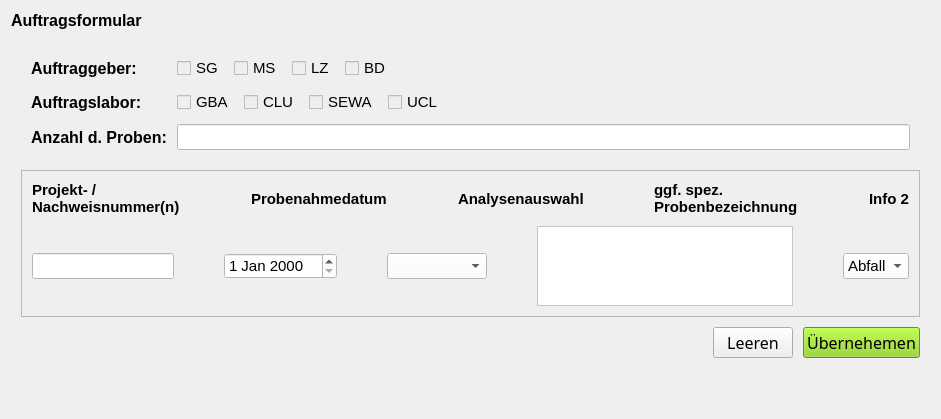
          <widget class="QWidget" name="auftrag_formular">
           <layout class="QVBoxLayout" name="verticalLayout_16">
            <item>
             <widget class="QLabel" name="label_77">
              <property name="font">
               <font>
                <family>Leelawadee UI</family>
                <pointsize>12</pointsize>
                <weight>75</weight>
                <bold>true</bold>
               </font>
              </property>
              <property name="text">
               <string>Auftragsformular</string>
              </property>
             </widget>
            </item>
            <item>
             <widget class="QFrame" name="verticalFrame">
              <property name="styleSheet">
               <string notr="true">background-color: rgb(239, 239, 239);</string>
              </property>
              <layout class="QVBoxLayout" name="verticalLayout_17">
               <property name="spacing">
                <number>10</number>
               </property>
               <property name="leftMargin">
                <number>10</number>
               </property>
               <property name="topMargin">
                <number>10</number>
               </property>
               <property name="rightMargin">
                <number>10</number>
               </property>
               <property name="bottomMargin">
                <number>10</number>
               </property>
               <item>
                <layout class="QFormLayout" name="formLayout_10">
                 <property name="horizontalSpacing">
                  <number>10</number>
                 </property>
                 <property name="verticalSpacing">
                  <number>10</number>
                 </property>
                 <property name="leftMargin">
                  <number>10</number>
                 </property>
                 <property name="topMargin">
                  <number>10</number>
                 </property>
                 <property name="rightMargin">
                  <number>10</number>
                 </property>
                 <property name="bottomMargin">
                  <number>10</number>
                 </property>
                 <item row="0" column="0">
                  <widget class="QLabel" name="label_74">
                   <property name="font">
                    <font>
                     <family>Leelawadee UI</family>
                     <pointsize>12</pointsize>
                     <weight>75</weight>
                     <bold>true</bold>
                    </font>
                   </property>
                   <property name="text">
                    <string>Auftraggeber:</string>
                   </property>
                  </widget>
                 </item>
                 <item row="0" column="1">
                  <layout class="QHBoxLayout" name="horizontalLayout_31">
                   <item>
                    <widget class="QCheckBox" name="checkBox_41">
                     <property name="font">
                      <font>
                       <family>Leelawadee UI</family>
                       <pointsize>11</pointsize>
                      </font>
                     </property>
                     <property name="text">
                      <string>SG</string>
                     </property>
                    </widget>
                   </item>
                   <item>
                    <widget class="QCheckBox" name="checkBox_42">
                     <property name="font">
                      <font>
                       <family>Leelawadee UI</family>
                       <pointsize>11</pointsize>
                      </font>
                     </property>
                     <property name="text">
                      <string>MS</string>
                     </property>
                    </widget>
                   </item>
                   <item>
                    <widget class="QCheckBox" name="checkBox_43">
                     <property name="font">
                      <font>
                       <family>Leelawadee UI</family>
                       <pointsize>11</pointsize>
                      </font>
                     </property>
                     <property name="text">
                      <string>LZ</string>
                     </property>
                    </widget>
                   </item>
                   <item>
                    <widget class="QCheckBox" name="checkBox_29">
                     <property name="font">
                      <font>
                       <family>Leelawadee UI</family>
                       <pointsize>11</pointsize>
                      </font>
                     </property>
                     <property name="text">
                      <string>BD</string>
                     </property>
                    </widget>
                   </item>
                   <item>
                    <spacer name="horizontalSpacer_15">
                     <property name="orientation">
                      <enum>Qt::Horizontal</enum>
                     </property>
                     <property name="sizeHint" stdset="0">
                      <size>
                       <width>40</width>
                       <height>20</height>
                      </size>
                     </property>
                    </spacer>
                   </item>
                  </layout>
                 </item>
                 <item row="1" column="0">
                  <widget class="QLabel" name="label_75">
                   <property name="font">
                    <font>
                     <family>Leelawadee UI</family>
                     <pointsize>12</pointsize>
                     <weight>75</weight>
                     <bold>true</bold>
                    </font>
                   </property>
                   <property name="text">
                    <string>Auftragslabor:</string>
                   </property>
                  </widget>
                 </item>
                 <item row="1" column="1">
                  <layout class="QHBoxLayout" name="horizontalLayout_32">
                   <item>
                    <widget class="QCheckBox" name="checkBox_45">
                     <property name="font">
                      <font>
                       <family>Leelawadee UI</family>
                       <pointsize>11</pointsize>
                      </font>
                     </property>
                     <property name="text">
                      <string>GBA</string>
                     </property>
                    </widget>
                   </item>
                   <item>
                    <widget class="QCheckBox" name="checkBox_46">
                     <property name="font">
                      <font>
                       <family>Leelawadee UI</family>
                       <pointsize>11</pointsize>
                      </font>
                     </property>
                     <property name="text">
                      <string>CLU</string>
                     </property>
                    </widget>
                   </item>
                   <item>
                    <widget class="QCheckBox" name="checkBox_47">
                     <property name="font">
                      <font>
                       <family>Leelawadee UI</family>
                       <pointsize>11</pointsize>
                      </font>
                     </property>
                     <property name="text">
                      <string>SEWA</string>
                     </property>
                    </widget>
                   </item>
                   <item>
                    <widget class="QCheckBox" name="checkBox_48">
                     <property name="font">
                      <font>
                       <family>Leelawadee UI</family>
                       <pointsize>11</pointsize>
                      </font>
                     </property>
                     <property name="text">
                      <string>UCL</string>
                     </property>
                    </widget>
                   </item>
                   <item>
                    <spacer name="horizontalSpacer_16">
                     <property name="orientation">
                      <enum>Qt::Horizontal</enum>
                     </property>
                     <property name="sizeHint" stdset="0">
                      <size>
                       <width>40</width>
                       <height>20</height>
                      </size>
                     </property>
                    </spacer>
                   </item>
                  </layout>
                 </item>
                 <item row="2" column="0">
                  <widget class="QLabel" name="label_76">
                   <property name="font">
                    <font>
                     <family>Leelawadee UI</family>
                     <pointsize>12</pointsize>
                     <weight>75</weight>
                     <bold>true</bold>
                    </font>
                   </property>
                   <property name="text">
                    <string>Anzahl d. Proben:</string>
                   </property>
                  </widget>
                 </item>
                 <item row="2" column="1">
                  <widget class="QLineEdit" name="lineEdit_54">
                   <property name="font">
                    <font>
                     <family>Leelawadee UI</family>
                     <pointsize>11</pointsize>
                    </font>
                   </property>
                   <property name="styleSheet">
                    <string notr="true">background-color: rgb(255, 255, 255);</string>
                   </property>
                  </widget>
                 </item>
                </layout>
               </item>
               <item>
                <widget class="QFrame" name="frame_2">
                 <property name="frameShape">
                  <enum>QFrame::StyledPanel</enum>
                 </property>
                 <property name="frameShadow">
                  <enum>QFrame::Raised</enum>
                 </property>
                 <layout class="QVBoxLayout" name="verticalLayout_18">
                  <property name="spacing">
                   <number>10</number>
                  </property>
                  <property name="leftMargin">
                   <number>10</number>
                  </property>
                  <property name="topMargin">
                   <number>10</number>
                  </property>
                  <property name="rightMargin">
                   <number>10</number>
                  </property>
                  <property name="bottomMargin">
                   <number>10</number>
                  </property>
                  <item>
                   <layout class="QHBoxLayout" name="horizontalLayout_34">
                    <property name="spacing">
                     <number>10</number>
                    </property>
                    <item>
                     <widget class="QLabel" name="label_80">
                      <property name="font">
                       <font>
                        <family>Leelawadee UI</family>
                        <pointsize>11</pointsize>
                        <weight>75</weight>
                        <bold>true</bold>
                       </font>
                      </property>
                      <property name="text">
                       <string>Projekt- / Nachweisnummer(n)</string>
                      </property>
                      <property name="alignment">
                       <set>Qt::AlignLeading|Qt::AlignLeft|Qt::AlignVCenter</set>
                      </property>
                      <property name="wordWrap">
                       <bool>true</bool>
                      </property>
                     </widget>
                    </item>
                    <item>
                     <spacer name="horizontalSpacer_6">
                      <property name="orientation">
                       <enum>Qt::Horizontal</enum>
                      </property>
                      <property name="sizeHint" stdset="0">
                       <size>
                        <width>40</width>
                        <height>20</height>
                       </size>
                      </property>
                     </spacer>
                    </item>
                    <item>
                     <widget class="QLabel" name="label_79">
                      <property name="font">
                       <font>
                        <family>Leelawadee UI</family>
                        <pointsize>11</pointsize>
                        <weight>75</weight>
                        <bold>true</bold>
                       </font>
                      </property>
                      <property name="text">
                       <string>Probenahmedatum</string>
                      </property>
                      <property name="alignment">
                       <set>Qt::AlignLeading|Qt::AlignLeft|Qt::AlignVCenter</set>
                      </property>
                      <property name="wordWrap">
                       <bool>true</bool>
                      </property>
                     </widget>
                    </item>
                    <item>
                     <spacer name="horizontalSpacer_7">
                      <property name="orientation">
                       <enum>Qt::Horizontal</enum>
                      </property>
                      <property name="sizeHint" stdset="0">
                       <size>
                        <width>40</width>
                        <height>20</height>
                       </size>
                      </property>
                     </spacer>
                    </item>
                    <item>
                     <widget class="QLabel" name="label_78">
                      <property name="font">
                       <font>
                        <family>Leelawadee UI</family>
                        <pointsize>11</pointsize>
                        <weight>75</weight>
                        <bold>true</bold>
                       </font>
                      </property>
                      <property name="text">
                       <string>Analysenauswahl</string>
                      </property>
                      <property name="alignment">
                       <set>Qt::AlignLeading|Qt::AlignLeft|Qt::AlignVCenter</set>
                      </property>
                      <property name="wordWrap">
                       <bool>true</bool>
                      </property>
                     </widget>
                    </item>
                    <item>
                     <spacer name="horizontalSpacer_8">
                      <property name="orientation">
                       <enum>Qt::Horizontal</enum>
                      </property>
                      <property name="sizeHint" stdset="0">
                       <size>
                        <width>40</width>
                        <height>20</height>
                       </size>
                      </property>
                     </spacer>
                    </item>
                    <item>
                     <widget class="QLabel" name="label_82">
                      <property name="font">
                       <font>
                        <family>Leelawadee UI</family>
                        <pointsize>11</pointsize>
                        <weight>75</weight>
                        <bold>true</bold>
                       </font>
                      </property>
                      <property name="text">
                       <string>ggf. spez. Probenbezeichnung</string>
                      </property>
                      <property name="alignment">
                       <set>Qt::AlignLeading|Qt::AlignLeft|Qt::AlignVCenter</set>
                      </property>
                      <property name="wordWrap">
                       <bool>true</bool>
                      </property>
                     </widget>
                    </item>
                    <item>
                     <spacer name="horizontalSpacer_9">
                      <property name="orientation">
                       <enum>Qt::Horizontal</enum>
                      </property>
                      <property name="sizeHint" stdset="0">
                       <size>
                        <width>40</width>
                        <height>20</height>
                       </size>
                      </property>
                     </spacer>
                    </item>
                    <item>
                     <widget class="QLabel" name="label_81">
                      <property name="font">
                       <font>
                        <family>Leelawadee UI</family>
                        <pointsize>11</pointsize>
                        <weight>75</weight>
                        <bold>true</bold>
                       </font>
                      </property>
                      <property name="text">
                       <string>Info 2</string>
                      </property>
                      <property name="alignment">
                       <set>Qt::AlignLeading|Qt::AlignLeft|Qt::AlignVCenter</set>
                      </property>
                      <property name="wordWrap">
                       <bool>true</bool>
                      </property>
                     </widget>
                    </item>
                   </layout>
                  </item>
                  <item>
                   <layout class="QHBoxLayout" name="horizontalLayout_35">
                    <property name="spacing">
                     <number>10</number>
                    </property>
                    <item>
                     <widget class="QLineEdit" name="lineEdit_55">
                      <property name="sizePolicy">
                       <sizepolicy hsizetype="Fixed" vsizetype="Fixed">
                        <horstretch>0</horstretch>
                        <verstretch>0</verstretch>
                       </sizepolicy>
                      </property>
                      <property name="font">
                       <font>
                        <family>Leelawadee UI</family>
                        <pointsize>11</pointsize>
                       </font>
                      </property>
                      <property name="styleSheet">
                       <string notr="true">background-color: rgb(255, 255, 255);</string>
                      </property>
                     </widget>
                    </item>
                    <item>
                     <spacer name="horizontalSpacer_10">
                      <property name="orientation">
                       <enum>Qt::Horizontal</enum>
                      </property>
                      <property name="sizeHint" stdset="0">
                       <size>
                        <width>40</width>
                        <height>20</height>
                       </size>
                      </property>
                     </spacer>
                    </item>
                    <item>
                     <widget class="QDateEdit" name="dateEdit_6">
                      <property name="font">
                       <font>
                        <family>Leelawadee UI</family>
                        <pointsize>11</pointsize>
                       </font>
                      </property>
                      <property name="styleSheet">
                       <string notr="true">background-color: rgb(255, 255, 255);</string>
                      </property>
                     </widget>
                    </item>
                    <item>
                     <spacer name="horizontalSpacer_11">
                      <property name="orientation">
                       <enum>Qt::Horizontal</enum>
                      </property>
                      <property name="sizeHint" stdset="0">
                       <size>
                        <width>40</width>
                        <height>20</height>
                       </size>
                      </property>
                     </spacer>
                    </item>
                    <item>
                     <widget class="QComboBox" name="comboBox">
                      <property name="minimumSize">
                       <size>
                        <width>100</width>
                        <height>0</height>
                       </size>
                      </property>
                      <property name="font">
                       <font>
                        <family>Leelawadee UI</family>
                        <pointsize>11</pointsize>
                       </font>
                      </property>
                      <property name="styleSheet">
                       <string notr="true">background-color: rgb(255, 255, 255);</string>
                      </property>
                     </widget>
                    </item>
                    <item>
                     <spacer name="horizontalSpacer_12">
                      <property name="orientation">
                       <enum>Qt::Horizontal</enum>
                      </property>
                      <property name="sizeHint" stdset="0">
                       <size>
                        <width>40</width>
                        <height>20</height>
                       </size>
                      </property>
                     </spacer>
                    </item>
                    <item>
                     <widget class="QTextEdit" name="textEdit_4">
                      <property name="minimumSize">
                       <size>
                        <width>100</width>
                        <height>0</height>
                       </size>
                      </property>
                      <property name="maximumSize">
                       <size>
                        <width>16777215</width>
                        <height>80</height>
                       </size>
                      </property>
                      <property name="font">
                       <font>
                        <family>Leelawadee UI</family>
                        <pointsize>11</pointsize>
                       </font>
                      </property>
                      <property name="styleSheet">
                       <string notr="true">background-color: rgb(255, 255, 255);</string>
                      </property>
                     </widget>
                    </item>
                    <item>
                     <spacer name="horizontalSpacer_13">
                      <property name="orientation">
                       <enum>Qt::Horizontal</enum>
                      </property>
                      <property name="sizeHint" stdset="0">
                       <size>
                        <width>40</width>
                        <height>20</height>
                       </size>
                      </property>
                     </spacer>
                    </item>
                    <item>
                     <widget class="QComboBox" name="comboBox_2">
                      <property name="maximumSize">
                       <size>
                        <width>90</width>
                        <height>16777215</height>
                       </size>
                      </property>
                      <property name="font">
                       <font>
                        <family>Leelawadee UI</family>
                        <pointsize>11</pointsize>
                       </font>
                      </property>
                      <property name="styleSheet">
                       <string notr="true">background-color: rgb(255, 255, 255);</string>
                      </property>
                      <item>
                       <property name="text">
                        <string>Abfall</string>
                       </property>
                      </item>
                     </widget>
                    </item>
                   </layout>
                  </item>
                 </layout>
                </widget>
               </item>
               <item>
                <layout class="QHBoxLayout" name="horizontalLayout_33">
                 <item>
                  <spacer name="horizontalSpacer_5">
                   <property name="orientation">
                    <enum>Qt::Horizontal</enum>
                   </property>
                   <property name="sizeHint" stdset="0">
                    <size>
                     <width>40</width>
                     <height>20</height>
                    </size>
                   </property>
                  </spacer>
                 </item>
                 <item>
                  <widget class="QPushButton" name="pushButton_13">
                   <property name="font">
                    <font>
                     <family>Californian FB</family>
                     <pointsize>12</pointsize>
                    </font>
                   </property>
                   <property name="text">
                    <string>Leeren</string>
                   </property>
                  </widget>
                 </item>
                 <item>
                  <widget class="QPushButton" name="pushButton_12">
                   <property name="font">
                    <font>
                     <family>Californian FB</family>
                     <pointsize>12</pointsize>
                    </font>
                   </property>
                   <property name="styleSheet">
                    <string notr="true">background-color: rgb(136, 208, 20);</string>
                   </property>
                   <property name="text">
                    <string>Übernehemen</string>
                   </property>
                  </widget>
                 </item>
                </layout>
               </item>
              </layout>
             </widget>
            </item>
            <item>
             <spacer name="verticalSpacer_3">
              <property name="orientation">
               <enum>Qt::Vertical</enum>
              </property>
              <property name="sizeHint" stdset="0">
               <size>
                <width>20</width>
                <height>40</height>
               </size>
              </property>
             </spacer>
            </item>
           </layout>
          </widget>
